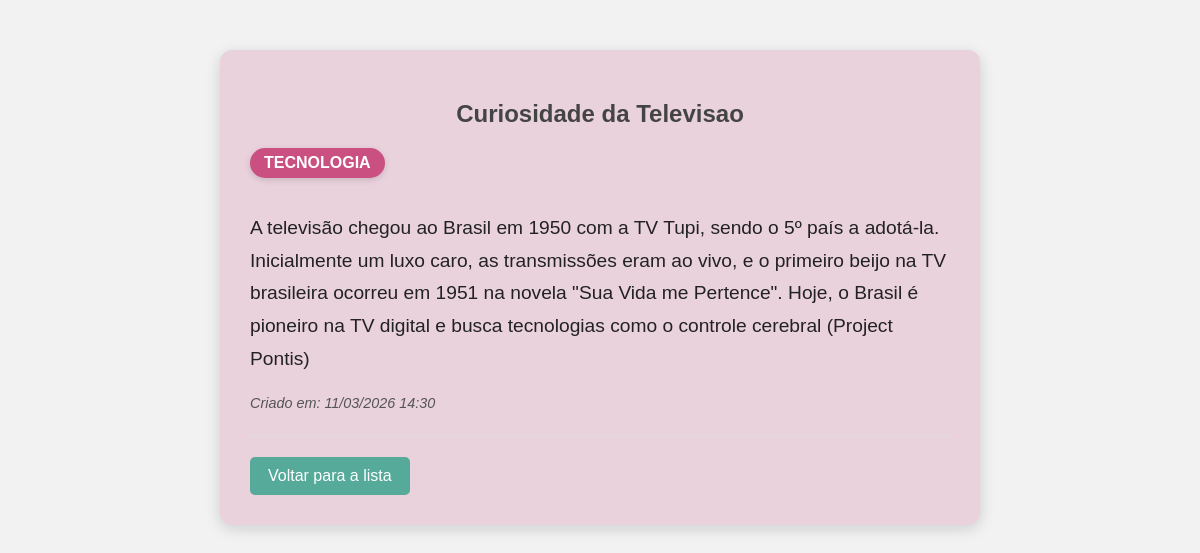
/6/, run on the app's committed database.
### curiosidades/models.py (models this page shows, shortened)
class Curiosidade(models.Model):
    titulo = models.CharField(max_length=200)
    conteudo = models.TextField()
    categoria = models.CharField(max_length=100, blank=True)
    data_criacao = models.DateTimeField(auto_now_add=True)

### curiosidades/views.py (the view)
# urls.py: path('<int:curiosidade_id>/', views.detalhe, name='detalhe'),
def detalhe(request, curiosidade_id):
    curiosidade = get_object_or_404(Curiosidade, pk=curiosidade_id)
    curiosidade.slug_categoria = slugify(curiosidade.categoria)
    termo = request.GET.get('q', '')
    curiosidade.titulo_destaque = destacar_texto(curiosidade.titulo, termo)
    curiosidade.conteudo_destaque = destacar_texto(curiosidade.conteudo, termo)
    return render(
        request,
        'curiosidades/detalhe.html',
        {'curiosidade': curiosidade}
    )

### curiosidades/views.py (called while the page is built)
def destacar_texto(texto, termo):
    if not termo:
        return texto
    regex = re.compile(re.escape(termo), re.IGNORECASE)
    return regex.sub(r'<span class="destaque">\g<0></span>', texto)

### curiosidades/templates/curiosidades/detalhe.html (shortened to what this page needs)
<!DOCTYPE html>
<html lang="pt-BR">
<head>
    {% load static %}
    <link rel="stylesheet" href="{% static 'curiosidades/style.css' %}">
</head>
<body>
    <main>
        <article class="container-detalhe {{ curiosidade.slug_categoria }}">
            <h1>
                {{ curiosidade.titulo_destaque|default:curiosidade.titulo|safe }}
            </h1>
            <span class="badge-categoria">
                {{ curiosidade.categoria }}
            </span>
            <p class="conteudo-curiosidade">
                {{ curiosidade.conteudo_destaque|default:curiosidade.conteudo|safe }}
            </p>
            <p class="data-criacao">
                <em>Criado em: {{ curiosidade.data_criacao|date:"d/m/Y H:i" }}</em>
            </p>
            <hr>
            <a href="{% url 'index' %}"
               class="botao-voltar"
               aria-label="Voltar para a lista de curiosidades">
               Voltar para a lista
            </a>
        </article>
    </main>
</body>
</html>

### curiosidades/static/curiosidades/style.css (style rules this page uses)
body { font-family: Arial, sans-serif; margin: 20px; background-color: #f2f2f2; color: #333; transition: background-color 0.3s, color 0.3s; }
h1 { text-align: center; color: #444; }
.container-detalhe { max-width: 700px; margin: 50px auto; padding: 30px; border-radius: 12px; box-shadow: 0 4px 15px rgba(0,0,0,0.15); background-color: #ffffffdd; color: #222; transition: transform 0.2s, box-shadow 0.2s; }
.badge-categoria { display: inline-block; padding: 6px 14px; border-radius: 20px; font-weight: bold; color: #fff; margin-bottom: 15px; text-transform: uppercase; box-shadow: 0 2px 6px rgba(0,0,0,0.15); }
.conteudo-curiosidade { font-size: 1.2rem; line-height: 1.7; margin-bottom: 20px; }
.data-criacao { color: #555; font-size: 0.9rem; margin-bottom: 25px; }
.botao-voltar { display: inline-block; padding: 10px 18px; background-color: #5a9; color: white; border-radius: 5px; text-decoration: none; }
.container-detalhe.tecnologia { background-color: #c9508133; }
.container-detalhe.tecnologia .badge-categoria { background-color: #c95081; }
hr { margin: 20px 0; border: none; border-top: 1px solid #ddd; }

### data on the page
Curiosidade: titulo_destaque "Curiosidade da Televisao", categoria "TECNOLOGIA", conteudo_destaque "A televisão chegou ao Brasil em 1950 com a TV Tupi, sendo o 5º país a adotá-la. Inicialmente um luxo caro, as transmissões eram ao vivo, e o primeiro beijo na TV brasileira ocorreu em 1951 na novela \"Sua Vida me Pertence\". Hoje, o Brasil é pioneiro na TV digital e busca tecnologias como o controle cerebral (Project Pontis)", data_criacao "11/03/2026 14:30"
